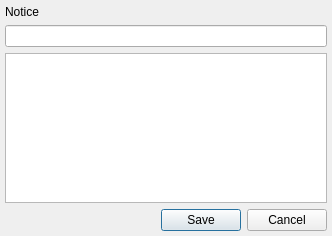
<?xml version="1.0" encoding="UTF-8"?>
<ui version="4.0">
 <class>CombineContactsDialog</class>
 <widget class="QDialog" name="CombineContactsDialog">
  <property name="geometry">
   <rect>
    <x>0</x>
    <y>0</y>
    <width>332</width>
    <height>236</height>
   </rect>
  </property>
  <property name="windowTitle">
   <string>Combine Contacts</string>
  </property>
  <layout class="QVBoxLayout" name="verticalLayout">
   <property name="margin">
    <number>5</number>
   </property>
   <item>
    <widget class="QLabel" name="lblNotice">
     <property name="text">
      <string notr="true">Notice</string>
     </property>
     <property name="textFormat">
      <enum>Qt::RichText</enum>
     </property>
    </widget>
   </item>
   <item>
    <widget class="QLineEdit" name="lneName"/>
   </item>
   <item>
    <widget class="QListWidget" name="lwtContacts"/>
   </item>
   <item>
    <widget class="QDialogButtonBox" name="btbButtons">
     <property name="standardButtons">
      <set>QDialogButtonBox::Cancel|QDialogButtonBox::Save</set>
     </property>
    </widget>
   </item>
  </layout>
 </widget>
 <layoutdefault spacing="6" margin="11"/>
 <tabstops>
  <tabstop>lneName</tabstop>
  <tabstop>lwtContacts</tabstop>
  <tabstop>btbButtons</tabstop>
 </tabstops>
 <resources/>
 <connections/>
</ui>
